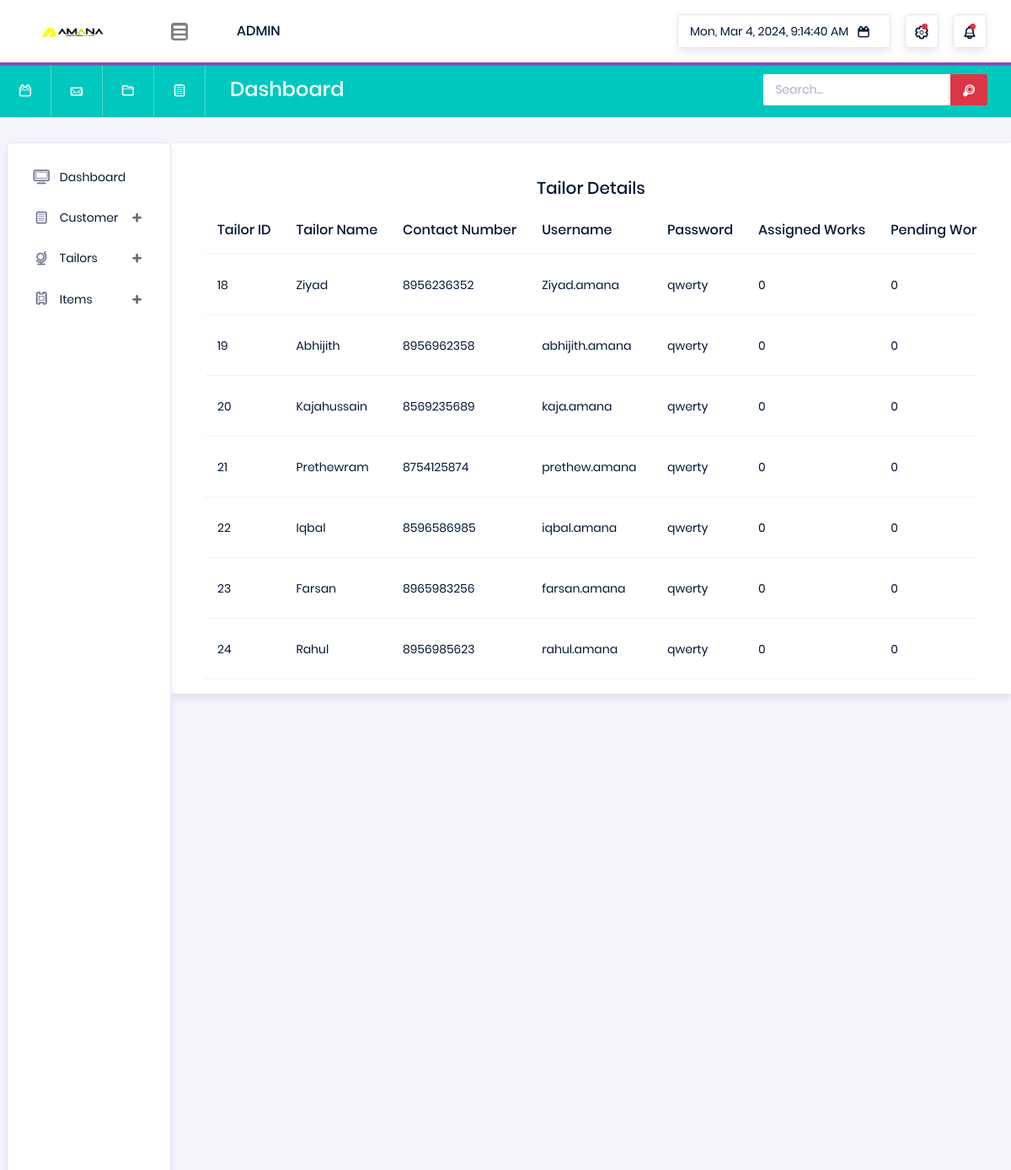
The app's page /dashboard/view_tailors/ with its own data.
### dashboard/models.py (models this page shows, shortened)
class AddTailors(AbstractUser):
    tailor = models.CharField(max_length=100, null=True)
    username = models.CharField(max_length=100, unique=True, null=True)
    password = models.CharField(max_length=10, null=True)
    mobile_number = models.CharField(max_length=15, unique=True, null=True)
    id = models.AutoField(primary_key=True)
    assigned_works = models.IntegerField(default=0)
    pending_works = models.IntegerField(default=0)
    upcoming_works = models.IntegerField(default=0)
    completed_works = models.IntegerField(default=0)
    objects = TailorManager()

### dashboard/views.py (the view)
# urls.py: path("view_tailors/",views.tailor_details,name="view_tailors"),
def tailor_details(request):
    tailors = AddTailors.objects.all()
    context = {'tailors': tailors}
    return render(request, 'View_Tailor.html', context)

### dashboard/Templates/View_Tailor.html (shortened to what this page needs)
<!DOCTYPE html>
{% load static %}
<html lang="en">
<head>
  <link rel="stylesheet" href="{% static 'vendors/typicons/typicons.css' %}">
  <link rel="stylesheet" href="{% static 'vendors/css/vendor.bundle.base.css' %}">
  <link rel="stylesheet" href="{% static 'css/vertical-layout-light/style.css' %}">
</head>
<body>
  <div class="container-scroller" >
    <nav class="navbar col-lg-12 col-12 p-0 fixed-top d-flex flex-row">
      <div class="navbar-brand-wrapper d-flex justify-content-center" style="background-color:white;">
        <div class="navbar-brand-inner-wrapper d-flex justify-content-between align-items-center w-100" >
          <a class="navbar-brand brand-logo" href="index.html"><img src="{% static 'images/logo.png' %}" alt="logo"/></a>
          <button class="navbar-toggler navbar-toggler align-self-center" type="button" data-toggle="minimize" style="background-color:grey;">
            <span class="typcn typcn-th-menu"></span>
          </button>
        </div>
      </div>
      <div class="navbar-menu-wrapper d-flex align-items-center justify-content-end" style="background-color:white;">
        <ul class="navbar-nav mr-lg-2">
          <li class="nav-item nav-profile dropdown">
            <a class="nav-link" href="#" data-toggle="dropdown" id="profileDropdown">
              <span class="nav-profile-name">ADMIN</span>
            </a>
          </li>
        </ul>
        <ul class="navbar-nav navbar-nav-right">
          <li class="nav-item nav-date dropdown">
    <a class="nav-link d-flex justify-content-center align-items-center" href="javascript:;">
        <h6 class="date mb-0" id="currentDateTime"></h6>
        <i class="typcn typcn-calendar"></i>
    </a>
         </li>
          <li class="nav-item dropdown">
            <a class="nav-link count-indicator dropdown-toggle d-flex justify-content-center align-items-center" id="messageDropdown" href="#" data-toggle="dropdown">
              <i class="typcn typcn-cog-outline mx-0"></i>
              <span class="count"></span>
            </a>
          </li>
          <li class="nav-item dropdown mr-0">
            <a class="nav-link count-indicator dropdown-toggle d-flex align-items-center justify-content-center" id="notificationDropdown" href="#" data-toggle="dropdown">
              <i class="typcn typcn-bell mx-0"></i>
              <span class="count"></span>
            </a>
          </li>
        </ul>
      </div>
    </nav>
    <nav class="navbar-breadcrumb col-xl-12 col-12 d-flex flex-row p-0">
      <div class="navbar-links-wrapper d-flex align-items-stretch">
        <div class="nav-link">
          <a href="javascript:;"><i class="typcn typcn-calendar-outline"></i></a>
        </div>
        <div class="nav-link">
          <a href="javascript:;"><i class="typcn typcn-mail"></i></a>
        </div>
        <div class="nav-link">
          <a href="javascript:;"><i class="typcn typcn-folder"></i></a>
        </div>
        <div class="nav-link">
          <a href="javascript:;"><i class="typcn typcn-document-text"></i></a>
        </div>
      </div>
      <div class="navbar-menu-wrapper d-flex align-items-center justify-content-end">
        <ul class="navbar-nav mr-lg-2">
          <li class="nav-item ml-0">
            <h4 class="mb-0">Dashboard</h4>
          </li>
        </ul>
        <ul class="navbar-nav navbar-nav-right">
          <li class="nav-item nav-search d-none d-md-block mr-0">
            <div class="input-group">
              <input type="text" class="form-control" placeholder="Search..." aria-label="search" aria-describedby="search">
              <div class="input-group-prepend">
                <span class="input-group-text" id="search">
                  <i class="typcn typcn-zoom"></i>
                </span>
              </div>
            </div>
          </li>
        </ul>
      </div>
    </nav>
    <div class="container-fluid page-body-wrapper">
      <nav class="sidebar sidebar-offcanvas" id="sidebar" style="height:140px;">
        <ul class="nav">
          <li class="nav-item">
            <a class="nav-link" href="{% url 'dashboard' %}">
              <i class="typcn typcn-device-desktop menu-icon"></i>
              <span class="menu-title">Dashboard</span>
            </a>
          </li>
          <li class="nav-item">
            <a class="nav-link" data-toggle="collapse" href="#ui-basic" aria-expanded="false" aria-controls="ui-basic">
              <i class="typcn typcn-document-text menu-icon"></i>
              <span class="menu-title">Customer</span>
              <i class="menu-arrow"></i>
            </a>
          </li>
          <li class="nav-item">
            <a class="nav-link" data-toggle="collapse" href="#error" aria-expanded="false" aria-controls="error">
              <i class="typcn typcn-globe-outline menu-icon"></i>
              <span class="menu-title">Tailors</span>
              <i class="menu-arrow"></i>
            </a>
          </li>
           <li class="nav-item">
            <a class="nav-link" data-toggle="collapse" href="#form-elements" aria-expanded="false" aria-controls="form-elements">
              <i class="typcn typcn-film menu-icon"></i>
              <span class="menu-title">Items</span>
              <i class="menu-arrow"></i>
            </a>
          </li>
        </ul>
      </nav>
<div class="container form-container" style="margin-top:1px;">
  <div class="">
      <div class="card-body">
          <h5 style="text-align:center; margin-top:3px;" class="card-title">Tailor Details</h5>
          <div class="table-responsive">
              <table class="table">
                  <thead>
                      <tr>
                          <th>Tailor ID</th>
                          <th>Tailor Name</th>
                          <th>Contact Number</th>
                          <th>Username</th>
                          <th>Password</th>
                          <th>Assigned Works</th>
                          <th>Pending Works</th>
                      </tr>
                  </thead>
                  <tbody>
                      {% for i in tailors %}
                      <tr>
                        <td>{{ i.id }}</td>
                        <td>{{ i.tailor }}</td>
                        <td>{{ i.mobile_number }}</td>
                        <td>{{ i.username }}</td>
                        <td>{{ i.password }}</td>
                        <td>{{ i.assigned_works }}</td>
                        <td>{{ i.pending_works }}</td>
                    </tr>
                    {% endfor %}
                  </tbody>
              </table>
          </div>
      </div>
  </div>
</div>
        </div>
      </div>
</body>
</html>

### dashboard/Templates/View_Tailor.html (style rules this page uses)
body { background-color: #f8f9fa; }
.form-container { max-width: 1200px; margin: 35px auto; padding: 20px; background-color: #fff; box-shadow: 0 4px 8px rgba(0, 0, 0, 0.1); margin-bottom: 100px; height: 653px; overflow-y: auto; }

### records on screen
AddTailors: id "18", tailor "Ziyad", mobile_number "8956236352", username "Ziyad.amana", password "qwerty", assigned_works "0", pending_works "0"
AddTailors: id "19", tailor "Abhijith", mobile_number "8956962358", username "abhijith.amana", password "qwerty", assigned_works "0", pending_works "0"
AddTailors: id "20", tailor "Kajahussain", mobile_number "8569235689", username "kaja.amana", password "qwerty", assigned_works "0", pending_works "0"
AddTailors: id "21", tailor "Prethewram", mobile_number "8754125874", username "prethew.amana", password "qwerty", assigned_works "0", pending_works "0"
AddTailors: id "22", tailor "Iqbal", mobile_number "8596586985", username "iqbal.amana", password "qwerty", assigned_works "0", pending_works "0"
AddTailors: id "23", tailor "Farsan", mobile_number "8965983256", username "farsan.amana", password "qwerty", assigned_works "0", pending_works "0"
AddTailors: id "24", tailor "Rahul", mobile_number "8956985623", username "rahul.amana", password "qwerty", assigned_works "0", pending_works "0"
